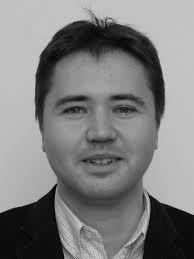
%> input picture PIB/Prj1/Dataset/face1.jpg, 194 x 259 px
$ octave --eval "image_information;"   (GNU Octave 9; MATLAB toolbox functions it lacks are replaced by stand-ins)
%> lines starting %> are read from the running program, lines starting %| are printed output that depends on the picture; long printed decimals are rounded


function image_information()

%closes all the figures
close all

%cleans the console
clc

%we need to pass the name of the picture
I = imread('Dataset\face1.jpg');
%> I is the input picture: size 259x194 uint8; min 0, max 224, mean 126.4
I2 = imread('Dataset\face2.bmp');
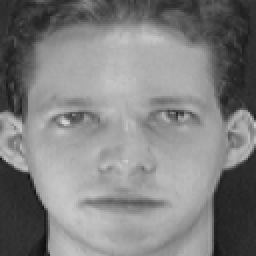
%> input picture PIB/Prj1/Dataset/face2.bmp, 128 x 128 px (shown 2 times larger)
%> I2 is the input picture: size 128x128 uint8; min 14, max 212, mean 127.9
I3 = imread('Dataset\face3.jpg');
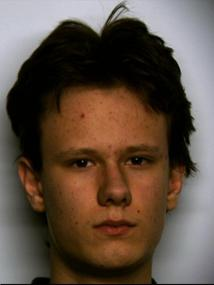
%> input picture PIB/Prj1/Dataset/face3.jpg, 214 x 285 px
%> I3 is the input picture: size 285x214x3 uint8; mean R, G, B 94.8, 78.8, 66.6

%save the rows and columns of the image
[M,N] = size(I);
%> M = 259; N = 194
[M2,N2] = size(I2);
%> M2 = 128; N2 = 128
[M3,N3] = size(I3);
%> M3 = 285; N3 = 642

histI1=imhist(I);
%> histI1 = 256 values, max 4569 at index 195, min 0 at index 211, mean 196.3
histI2=imhist(I2);
%> histI2 = 256 values, max 343 at index 175, min 0 at index 1, mean 64
histI3=imhist(I3);
%> histI3 = 256 values, max 11274 at index 1, min 0 at index 221, mean 714.7

DistinctPixelImage=length(find(histI1>0));
%> DistinctPixelImage = 215
DistinctPixelImage2=length(find(histI2>0));
%> DistinctPixelImage2 = 193
DistinctPixelImage3=length(find(histI3>0));
%> DistinctPixelImage3 = 220

fprintf('Pixeis Distintos Image 1=%d\n', DistinctPixelImage);
%| Pixeis Distintos Image 1=215
fprintf('Pixeis Distintos Image 2=%d\n', DistinctPixelImage2);
%| Pixeis Distintos Image 2=193
fprintf('Pixeis Distintos Image 3=%d\n', DistinctPixelImage3);
%| Pixeis Distintos Image 3=220
fprintf(' ')

%calculate the entropy for the different images
H = entropy(I);
%> H = 6.84
H2 = entropy(I2);
%> H2 = 7
H3 = entropy(I3);
%> H3 = 7.37

%calculate the avg intensity
m = sum(sum(I)) / (M * N);
%> m = 126.4
m2 = sum(sum(I2)) / (M2 * N2);
%> m2 = 127.9
m3 = sum(sum(I3)) / (M3 * N3);
%> m3 = [31.59 26.25 22.2]

%prints on the console the different values
fprintf('Entropy=%d\n, Intensity=%d\n',H,m);
%| Entropy=6.844
%| , Intensity=126.408
fprintf('Entropy2=%d\n, Intensity2=%d\n',H2,m2);
%| Entropy2=6.997
%| , Intensity2=127.902
fprintf('Entropy3=%d\n, Intensity3=%d\n',H3,m3);
%| Entropy3=7.369
%| , Intensity3=31.5881
%| Entropy3=26.254
%| , Intensity3=22.2024

%to compute the negative value of an image
L = 2 ^ 8;
negativeImage = (L - 1) - I;
negativeImage2 = (L - 1 ) - I2
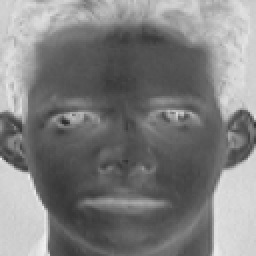
%> negativeImage2: size 128x128 uint8 (shown 2 times larger); min 43, max 241, mean 127.1
negativeImage3 = (L - 1 ) - I3
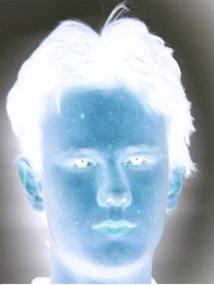
%> negativeImage3: size 285x214x3 uint8; mean R, G, B 160.2, 176.2, 188.4

%shows the results in plots
figure(1)
subplot(121); imshow(I); colorbar; title('Image');
subplot(122); imhist(I); title( sprintf(' Histogram. H=%.2f\n',H) );
impixelinfo

% figure(2)
subplot(212); imshow(negativeImage); colorbar; title('Negative Image');
subplot(222); imhist(negativeImage); title(sprintf('Negative Image Histogram'));
impixelinfo
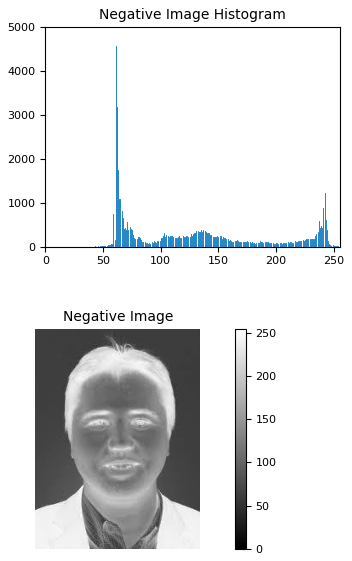
%> figure redrawn from the program's plot data, 2 panels

figure(3)
subplot(313); imshow(negativeImage2); colorbar; title('Negative Image2');
subplot(312); imhist(negativeImage2); title(sprintf('Negative Image 2 Histogram'));
impixelinfo

figure(5)
subplot(313); imshow(negativeImage3); colorbar; title('Negative Image3');
subplot(312); imhist(negativeImage3); title(sprintf('Negative Image 3 Histogram'));
impixelinfo

figure(6)
subplot(313); imshow(I2); colorbar; title("Image2");
subplot(312); imhist(I2); title( sprintf(' HistogramI2. H2=%.2f\n',H2) );
impixelinfo
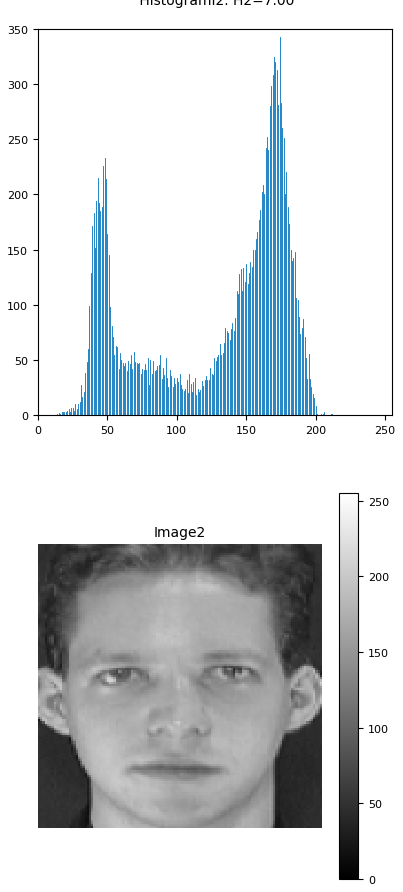
%> figure redrawn from the program's plot data, 2 panels
%> `image_information;`:
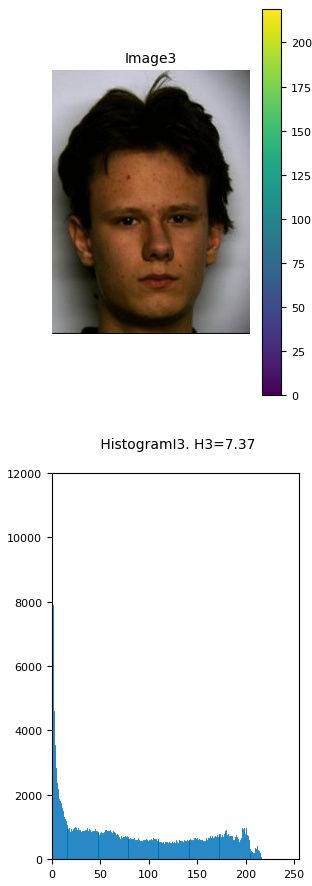
%> figure redrawn from the program's plot data, 2 panels

figure(7)
subplot(411); imshow(I3); colorbar; title("Image3");
subplot(412); imhist(I3); title( sprintf(' HistogramI3. H3=%.2f\n',H3) );
impixelinfo

end
